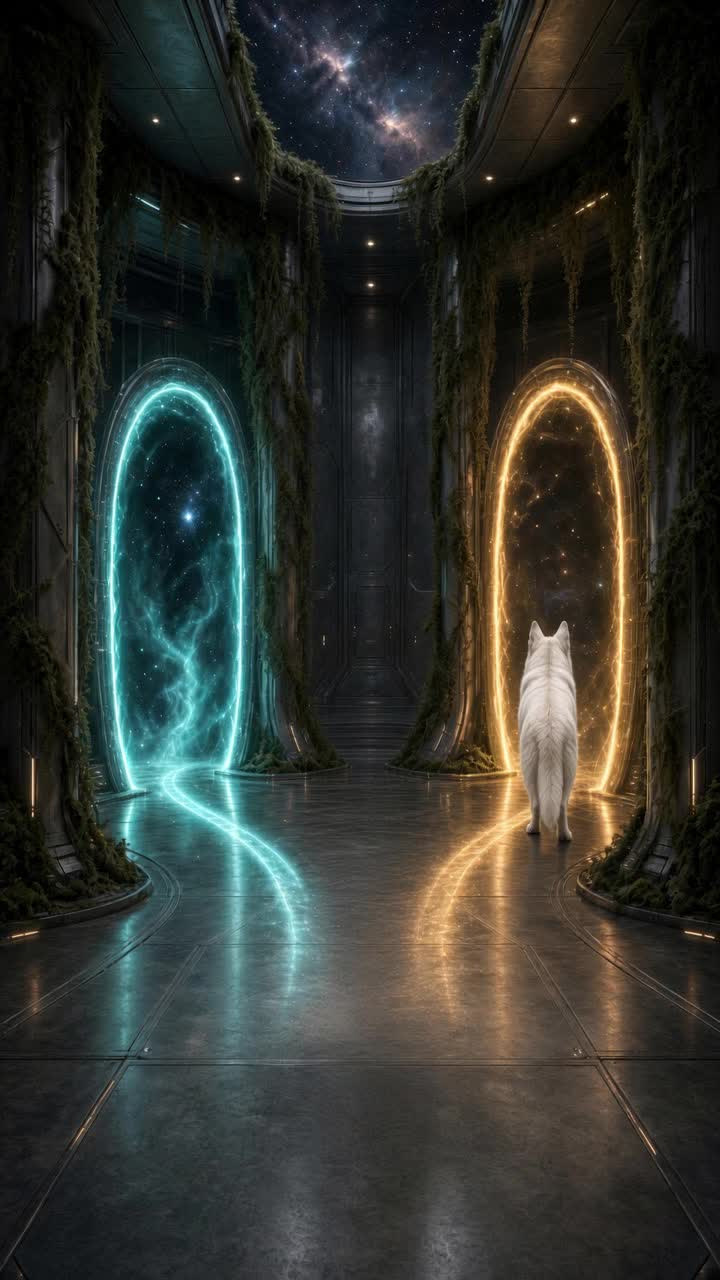
#> input picture .smoke/example-at-b-tiny/still.jpg, 720 x 1280 px
$ python -i relief.py   (imports and definitions only)
#> lines starting #> are read from the running program, lines starting #| are printed output that depends on the picture
#> further down, picture is the input picture: shape (1280, 720, 3); mean B, G, R 47.3, 53, 50.1
"""Relief maps (metres-agnostic, -1..1) from the Imagine plates: band-pass luminance, dark = recess."""
import json, sys, numpy as np
from scipy import ndimage as ndi
sys.path.insert(0, __file__.rsplit('/', 1)[0])
from masks import load
def relief(img):
    lum = img @ np.array([0.299, 0.587, 0.114], np.float32)
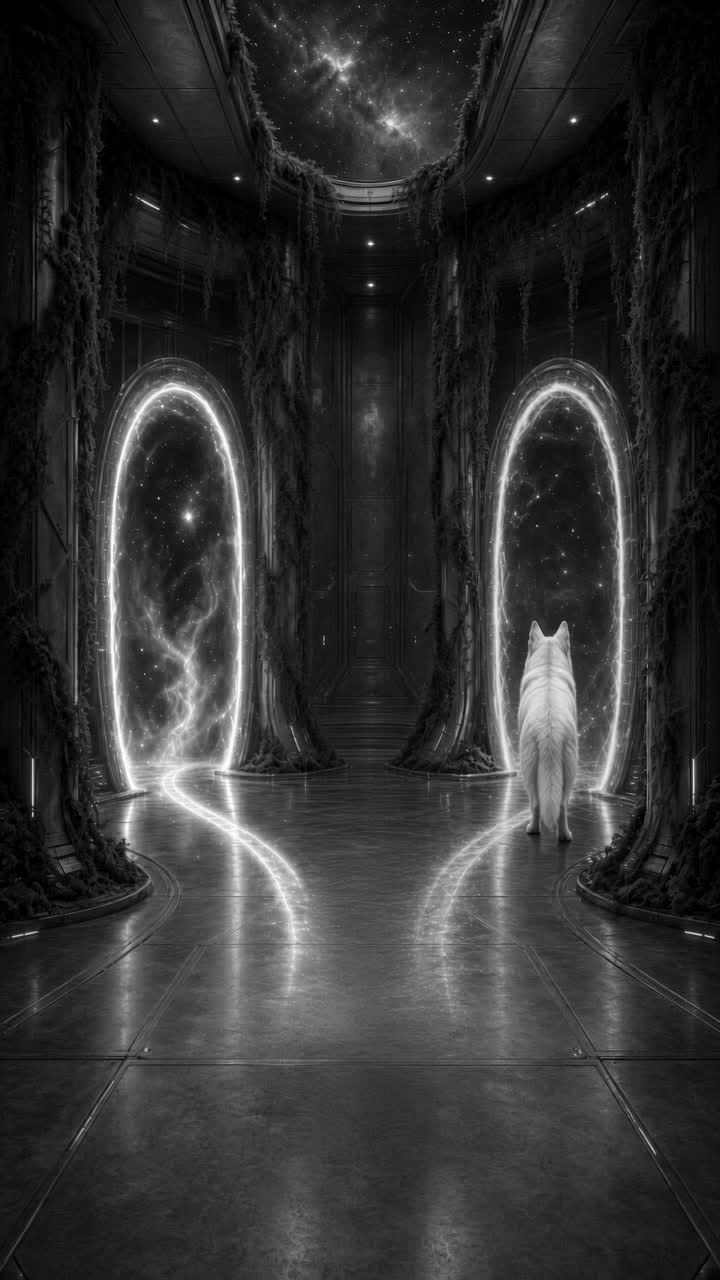
#> lum: shape (1280, 720) float32; min 0, max 252.5, mean 51
    band = ndi.gaussian_filter(lum, 1.5) - ndi.gaussian_filter(lum, 14)
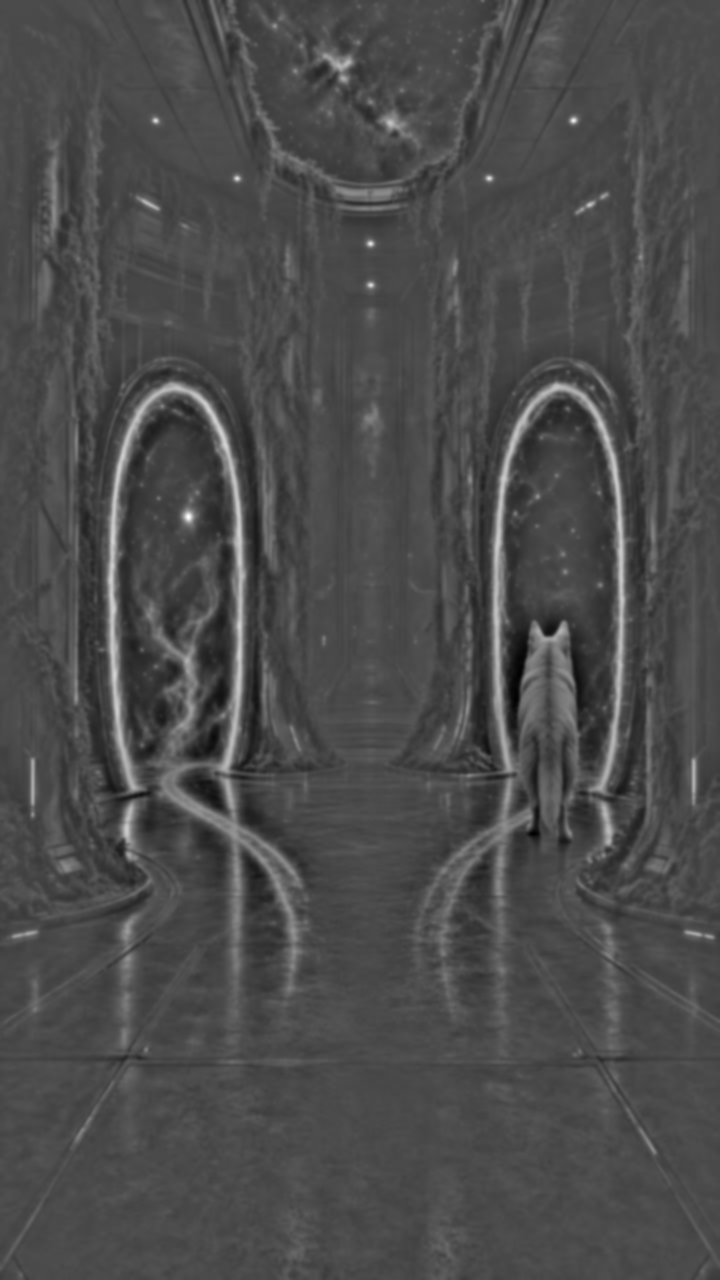
#> band: shape (1280, 720) float32; min -70.14, max 166, mean 0; drawn with min black and max white
    big = ndi.gaussian_filter(lum, 4) - ndi.gaussian_filter(lum, 40)     # strata bands / undercuts
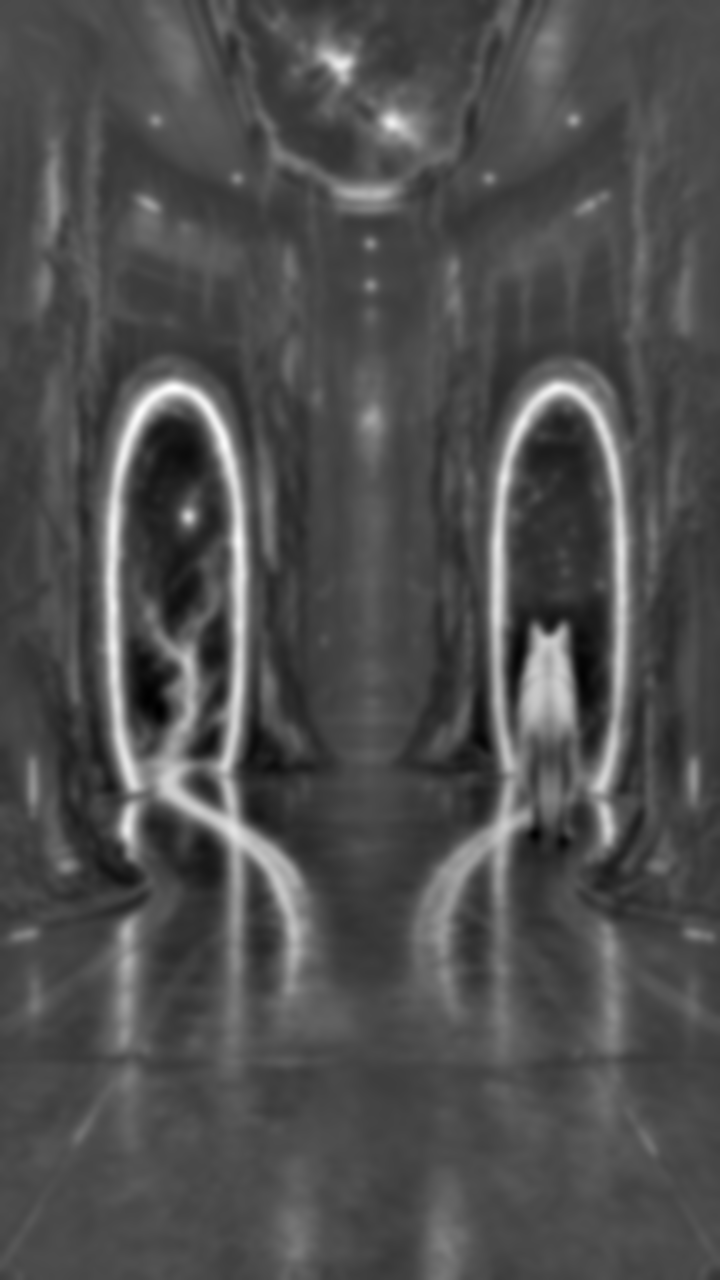
#> big: shape (1280, 720) float32; min -55.86, max 124.4, mean 0; drawn with min black and max white
    r = 0.6 * band / 0.08 + 0.4 * big / 0.12
    return np.clip(r, -1, 1).astype(np.float32)
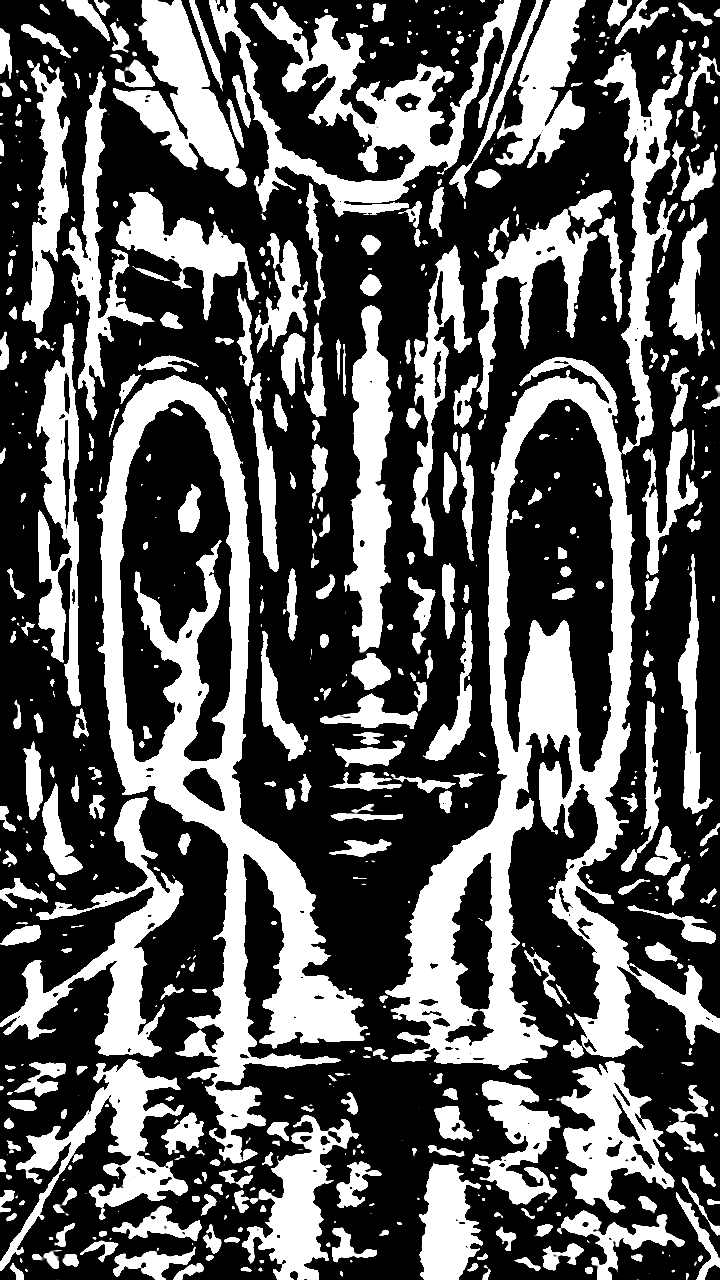
#> returned value: shape (1280, 720) float32; min -1, max 1, mean -0.288; drawn with min black and max white
# [5 lines not run here, left out]

>>> import cv2
>>> picture = cv2.imread('../../.smoke/example-at-b-tiny/still.jpg')
>>> result = relief(picture)
